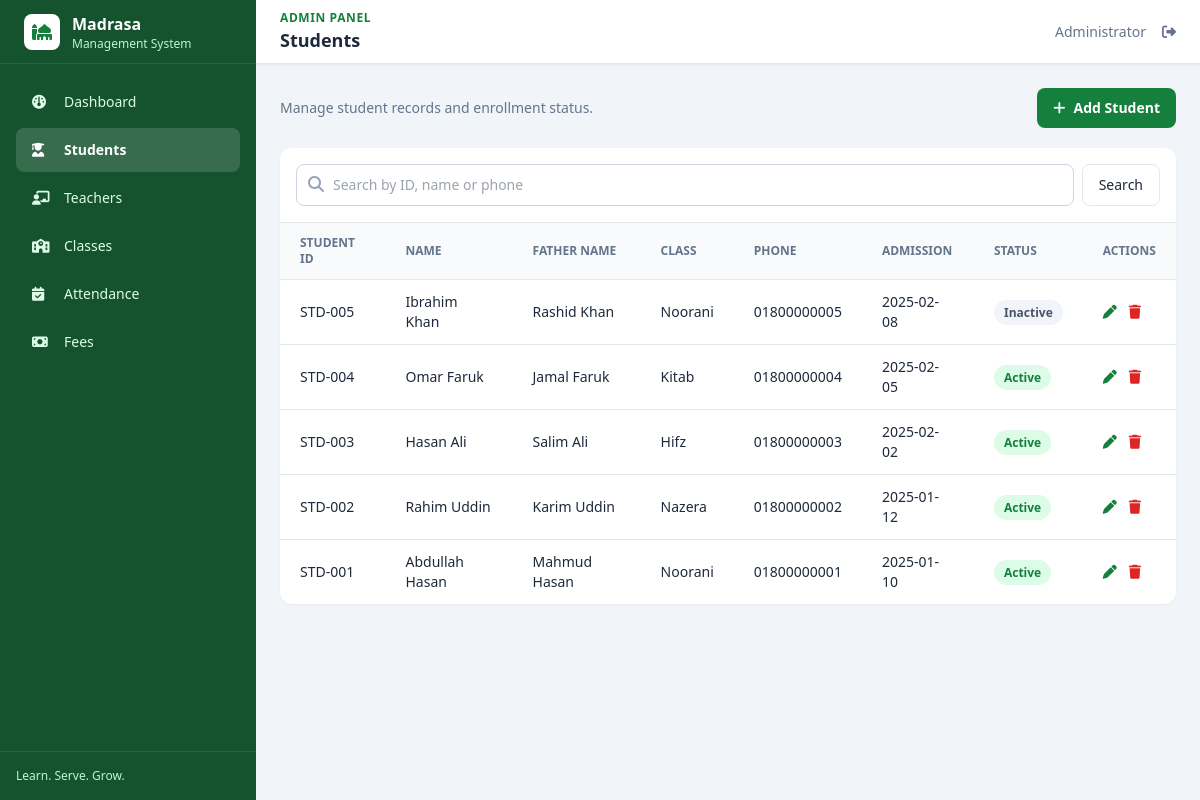
/students.php (signed in), run on the app's committed database.
### tables this page shows
CREATE TABLE students (
    id INT UNSIGNED AUTO_INCREMENT PRIMARY KEY,
    student_id VARCHAR(50) NOT NULL UNIQUE,
    name VARCHAR(100) NOT NULL,
    father_name VARCHAR(100) NOT NULL,
    phone VARCHAR(30),
    address TEXT,
    class_id INT UNSIGNED NULL,
    admission_date DATE NOT NULL,
    status ENUM('Active','Inactive') NOT NULL DEFAULT 'Active',
    created_at TIMESTAMP DEFAULT CURRENT_TIMESTAMP,
    INDEX (name), INDEX (phone), FOREIGN KEY (class_id) REFERENCES classes(id) ON DELETE SET NULL
);

CREATE TABLE classes (
    id INT UNSIGNED AUTO_INCREMENT PRIMARY KEY,
    class_name VARCHAR(100) NOT NULL UNIQUE,
    description TEXT,
    created_at TIMESTAMP DEFAULT CURRENT_TIMESTAMP
);

### includes/functions.php (called while the page is built, shortened)
<?php
function e(mixed $value): string
{
    return htmlspecialchars((string) $value, ENT_QUOTES, 'UTF-8');
}

### students.php (the view, shortened to what this page needs)
<?php
require __DIR__ . '/config/database.php';
require __DIR__ . '/includes/functions.php';
$search = trim($_GET['search'] ?? '');
$sql = 'SELECT s.*, c.class_name FROM students s LEFT JOIN classes c ON c.id = s.class_id';
$params = [];
$sql .= ' ORDER BY s.id DESC';
$statement = $pdo->prepare($sql);
$statement->execute($params);
$students = $statement->fetchAll();
require __DIR__ . '/includes/header.php';
?>
<div class="mb-5 flex flex-col justify-between gap-3 sm:flex-row sm:items-center"><div><p class="text-sm text-slate-500">Manage student records and enrollment status.</p></div><a href="student-add.php" class="rounded-lg bg-green-700 px-4 py-2.5 text-center text-sm font-semibold text-white hover:bg-green-800"><i class="fa-solid fa-plus mr-2"></i>Add Student</a></div>
<div class="rounded-xl bg-white shadow-sm">
    <form class="flex gap-2 border-b p-4"><div class="relative flex-1"><i class="fa-solid fa-magnifying-glass absolute left-3 top-3 text-slate-400"></i><input name="search" value="<?= e($search) ?>" placeholder="Search by ID, name or phone" class="w-full rounded-lg border border-slate-300 py-2.5 pl-9 pr-3 text-sm"></div><button class="rounded-lg border px-4 text-sm font-medium hover:bg-slate-50">Search</button></form>
    <?php if (!$students): ?><div class="p-10 text-center text-sm text-slate-500"><i class="fa-solid fa-user-graduate mb-3 text-3xl text-slate-300"></i><p>No students found.</p><a href="student-add.php" class="mt-3 inline-block font-semibold text-green-700">Add Student</a></div><?php else: ?>
    <div class="overflow-x-auto"><table class="w-full min-w-[800px] text-left text-sm"><thead class="bg-slate-50 text-xs uppercase text-slate-500"><tr><th class="px-5 py-3">Student ID</th><th class="px-5 py-3">Name</th><th class="px-5 py-3">Father Name</th><th class="px-5 py-3">Class</th><th class="px-5 py-3">Phone</th><th class="px-5 py-3">Admission</th><th class="px-5 py-3">Status</th><th class="px-5 py-3">Actions</th></tr></thead><tbody><?php foreach ($students as $student): ?><tr class="border-t hover:bg-slate-50"><td class="px-5 py-3 font-medium"><?= e($student['student_id']) ?></td><td class="px-5 py-3"><?= e($student['name']) ?></td><td class="px-5 py-3"><?= e($student['father_name']) ?></td><td class="px-5 py-3"><?= e($student['class_name'] ?? 'Unassigned') ?></td><td class="px-5 py-3"><?= e($student['phone']) ?></td><td class="px-5 py-3"><?= e($student['admission_date']) ?></td><td class="px-5 py-3"><span class="rounded-full px-2.5 py-1 text-xs font-semibold <?= $student['status'] === 'Active' ? 'bg-green-100 text-green-700' : 'bg-slate-100 text-slate-600' ?>"><?= e($student['status']) ?></span></td><td class="px-5 py-3"><a class="mr-3 text-green-700 hover:text-green-900" href="student-edit.php?id=<?= $student['id'] ?>" title="Edit"><i class="fa-solid fa-pen"></i></a><form class="inline" method="post" action="student-delete.php"><input type="hidden" name="id" value="<?= $student['id'] ?>"><button data-confirm="Are you sure you want to delete this student?" class="text-red-600 hover:text-red-800" title="Delete"><i class="fa-solid fa-trash"></i></button></form></td></tr><?php endforeach; ?></tbody></table></div><?php endif; ?>
</div>
<?php require __DIR__ . '/includes/footer.php'; ?>

### data on the page
students: student "STD-005", name "Ibrahim Khan", father_name "Rashid Khan", class.class_name "Noorani", phone "01800000005", admission_date "2025-02-08", status "Inactive"
students: student "STD-004", name "Omar Faruk", father_name "Jamal Faruk", class.class_name "Kitab", phone "01800000004", admission_date "2025-02-05", status "Active"
students: student "STD-003", name "Hasan Ali", father_name "Salim Ali", class.class_name "Hifz", phone "01800000003", admission_date "2025-02-02", status "Active"
students: student "STD-002", name "Rahim Uddin", father_name "Karim Uddin", class.class_name "Nazera", phone "01800000002", admission_date "2025-01-12", status "Active"
students: student "STD-001", name "Abdullah Hasan", father_name "Mahmud Hasan", class.class_name "Noorani", phone "01800000001", admission_date "2025-01-10", status "Active"

### other printed values
$label "Dashboard"
$label "Students"
$label "Teachers"
$label "Classes"
$label "Attendance"
$label "Fees"
$title "Students"
$_SESSION['user_name'] "Administrator"
